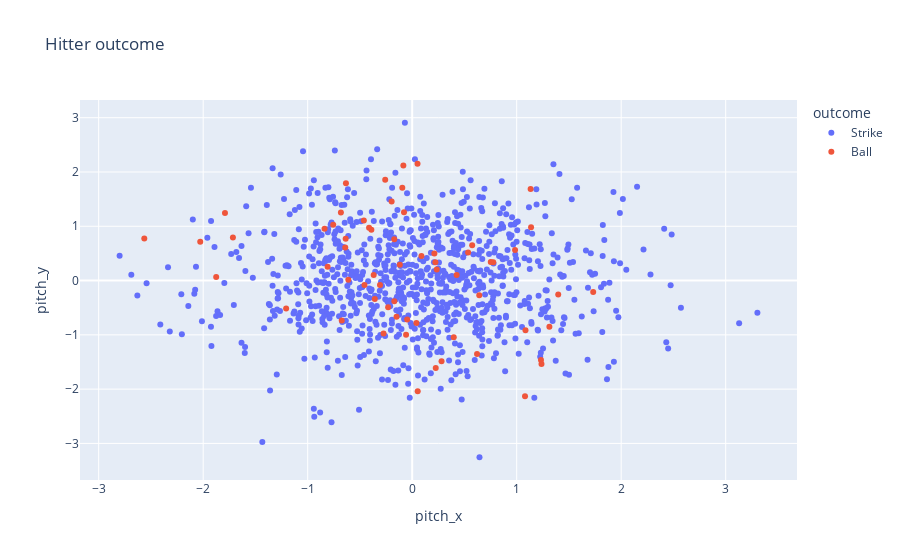

Notebook cell for this chart:
### Code cell
pitch_data.show_scatter("pitch_x", "pitch_y", "Hitter outcome", color='outcome')

### Figure 1 — Plotly figure (JSON) as saved in the notebook; plotly's stock layout.template omitted (floating-point values rounded to 4 significant figures; data arrays with more than 128 entries replaced by an {"elided": "..."} marker saying what was removed)
{"data": [{"hovertemplate": "outcome=Strike<br>pitch_x=%{x}<br>pitch_y=%{y}<extra></extra>", "legendgroup": "Strike", "marker": {"color": "#636efa", "symbol": "circle"}, "mode": "markers", "name": "Strike", "orientation": "v", "showlegend": true, "type": "scatter", "x": {"elided": "938 float values"}, "xaxis": "x", "y": {"elided": "938 float values"}, "yaxis": "y"}, {"hovertemplate": "outcome=Ball<br>pitch_x=%{x}<br>pitch_y=%{y}<extra></extra>", "legendgroup": "Ball", "marker": {"color": "#EF553B", "symbol": "circle"}, "mode": "markers", "name": "Ball", "orientation": "v", "showlegend": true, "type": "scatter", "x": [0.2348, -0.2741, -0.4566, 0.2221, -0.6112, 0.4254, 0.5351, 0.08847, 1.08, -0.1709, 0.5739, -0.04816, -1.716, -0.6821, -0.3906, 1.232, -0.4626, -0.1968, 0.7757, -1.876, 1.137, -0.6404, -0.7557, 0.2254, 0.05114, -0.6741, -0.8095, -0.2583, 1.084, -0.2302, 1.397, 0.7521, -0.3685, -1.792, -0.3082, -0.05841, -2.564, -0.1715, 0.642, -2.028, 0.2122, -0.1498, 0.2809, 0.3976, 1.732, 0.9845, -0.4127, -1.206, -0.09468, 0.6206, -0.08462, 0.05273, -0.07825, -0.8387, -0.6367, -0.3579, -0.1184, 1.313, 0.04037, 1.133, 1.237, -0.634], "xaxis": "x", "y": [0.2031, -0.9764, -0.0829, 0.3353, 0.01285, 0.1015, 0.5172, 0.454, -2.133, -0.3811, 0.6501, -0.7194, 0.7922, 1.252, 0.9337, -1.463, 1.105, 1.457, 0.3364, 0.06745, 0.9816, 0.6094, 1.03, -1.611, 2.152, -0.7365, 0.2547, 1.858, -0.9173, -0.4918, -0.2581, 0.3427, 0.1037, 1.246, -0.08059, -0.9977, 0.7764, 0.7627, -0.2721, 0.7165, 0.4973, -0.6656, -1.487, -1.045, -0.2096, 0.5631, 0.9716, -0.5152, 1.708, -1.351, 2.121, -2.04, 1.258, 0.9536, 0.7721, -0.3409, 0.2903, -0.8503, -0.7812, 1.686, -1.535, 1.791], "yaxis": "y"}], "layout": {"legend": {"title": {"text": "outcome"}, "tracegroupgap": 0}, "title": {"text": "Hitter outcome"}, "xaxis": {"anchor": "y", "domain": [0, 1], "title": {"text": "pitch_x"}}, "yaxis": {"anchor": "x", "domain": [0, 1], "title": {"text": "pitch_y"}}}}
